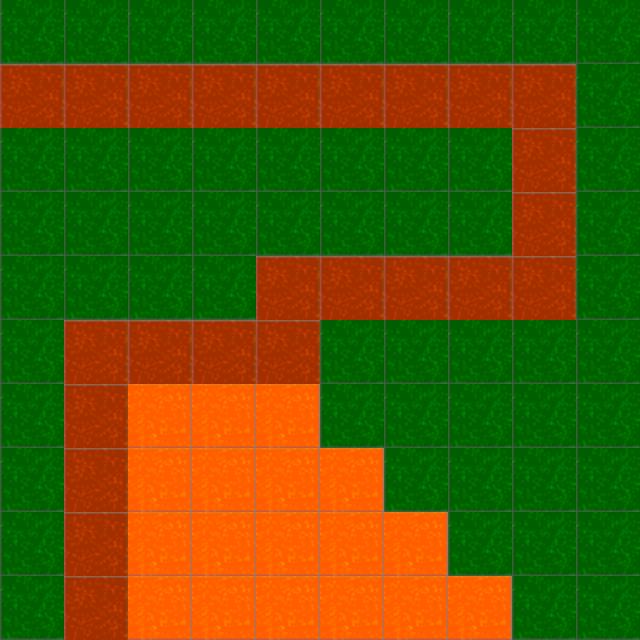

Tiled map render using the project's own tile images. Description and the map definition, with tile-layer contents summarised, below:
An orthogonal 10x10 tile map with 64x64 px tiles, 2 tile layers (collision, visible).

<map version="1.0" orientation="orthogonal" width="10" height="10" tilewidth="64" tileheight="64">
 <tileset firstgid="1" name="Test64" tilewidth="64" tileheight="64">
  <image source="sprites/TestTiles.png" width="128" height="128" />
 </tileset>
 <layer name="collision" width="10" height="10">
  <data>[100 cells, 42 non-empty, 1 distinct tile ids]</data>
 </layer>
 <layer name="visible" width="10" height="10" opacity="0.73">
  <data>[100 cells, 100 non-empty, 3 distinct tile ids]</data>
 </layer>
</map>
